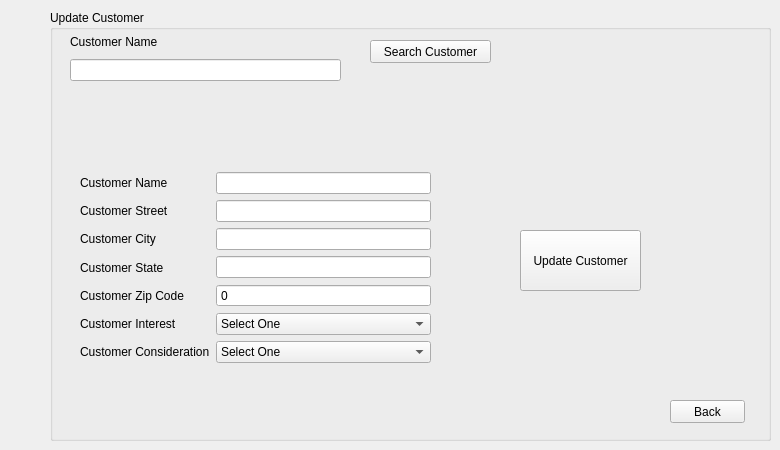
    <widget class="QWidget" name="UpdateCustomer">
     <widget class="QGroupBox" name="groupBox_3">
      <property name="geometry">
       <rect>
        <x>50</x>
        <y>10</y>
        <width>721</width>
        <height>431</height>
       </rect>
      </property>
      <property name="title">
       <string>Update Customer</string>
      </property>
      <widget class="QPushButton" name="searchCustomerToUpdate">
       <property name="geometry">
        <rect>
         <x>320</x>
         <y>30</y>
         <width>121</width>
         <height>23</height>
        </rect>
       </property>
       <property name="text">
        <string>Search Customer</string>
       </property>
      </widget>
      <widget class="QWidget" name="verticalLayoutWidget_3">
       <property name="geometry">
        <rect>
         <x>20</x>
         <y>20</y>
         <width>271</width>
         <height>51</height>
        </rect>
       </property>
       <layout class="QVBoxLayout" name="verticalLayout_3">
        <item>
         <widget class="QLabel" name="updateCustomerLabel_2">
          <property name="text">
           <string>Customer Name</string>
          </property>
         </widget>
        </item>
        <item>
         <widget class="QLineEdit" name="updateCustomer_2"/>
        </item>
       </layout>
      </widget>
      <widget class="QLabel" name="updateCustomerFound">
       <property name="geometry">
        <rect>
         <x>80</x>
         <y>90</y>
         <width>181</width>
         <height>16</height>
        </rect>
       </property>
       <property name="text">
        <string/>
       </property>
      </widget>
      <widget class="QPushButton" name="updateCustomerDatabase">
       <property name="geometry">
        <rect>
         <x>470</x>
         <y>220</y>
         <width>121</width>
         <height>61</height>
        </rect>
       </property>
       <property name="text">
        <string>Update Customer</string>
       </property>
      </widget>
      <widget class="QPushButton" name="updateCustomerBackButton">
       <property name="geometry">
        <rect>
         <x>620</x>
         <y>390</y>
         <width>75</width>
         <height>23</height>
        </rect>
       </property>
       <property name="text">
        <string>Back</string>
       </property>
      </widget>
      <widget class="QWidget" name="layoutWidget">
       <property name="geometry">
        <rect>
         <x>30</x>
         <y>100</y>
         <width>351</width>
         <height>315</height>
        </rect>
       </property>
       <layout class="QGridLayout" name="gridLayout">
        <item row="0" column="0">
         <layout class="QVBoxLayout" name="verticalLayout_6">
          <item>
           <widget class="QLabel" name="label_17">
            <property name="text">
             <string>Customer Name</string>
            </property>
           </widget>
          </item>
          <item>
           <widget class="QLabel" name="label_12">
            <property name="text">
             <string>Customer Street</string>
            </property>
           </widget>
          </item>
          <item>
           <widget class="QLabel" name="label_14">
            <property name="text">
             <string>Customer City</string>
            </property>
           </widget>
          </item>
          <item>
           <widget class="QLabel" name="label_16">
            <property name="text">
             <string>Customer State</string>
            </property>
           </widget>
          </item>
          <item>
           <widget class="QLabel" name="label_18">
            <property name="text">
             <string>Customer Zip Code</string>
            </property>
           </widget>
          </item>
          <item>
           <widget class="QLabel" name="label_13">
            <property name="text">
             <string>Customer Interest</string>
            </property>
           </widget>
          </item>
          <item>
           <widget class="QLabel" name="label_15">
            <property name="text">
             <string>Customer Consideration</string>
            </property>
           </widget>
          </item>
         </layout>
        </item>
        <item row="0" column="1">
         <layout class="QVBoxLayout" name="verticalLayout_5">
          <item>
           <widget class="QLineEdit" name="cName_2"/>
          </item>
          <item>
           <widget class="QLineEdit" name="cStreet_2"/>
          </item>
          <item>
           <widget class="QLineEdit" name="cCity_2"/>
          </item>
          <item>
           <widget class="QLineEdit" name="cState_2"/>
          </item>
          <item>
           <widget class="QSpinBox" name="cZipCode_2">
            <property name="buttonSymbols">
             <enum>QAbstractSpinBox::NoButtons</enum>
            </property>
            <property name="maximum">
             <number>999999</number>
            </property>
           </widget>
          </item>
          <item>
           <widget class="QComboBox" name="InterestComboBox_2">
            <item>
             <property name="text">
              <string>Select One</string>
             </property>
            </item>
            <item>
             <property name="text">
              <string>Not Interested</string>
             </property>
            </item>
            <item>
             <property name="text">
              <string>Somewhat Interested</string>
             </property>
            </item>
            <item>
             <property name="text">
              <string>Very Interested</string>
             </property>
            </item>
           </widget>
          </item>
          <item>
           <widget class="QComboBox" name="considerationComboBox_2">
            <item>
             <property name="text">
              <string>Select One</string>
             </property>
            </item>
            <item>
             <property name="text">
              <string>Key</string>
             </property>
            </item>
            <item>
             <property name="text">
              <string>Nice to Have</string>
             </property>
            </item>
           </widget>
          </item>
         </layout>
        </item>
       </layout>
      </widget>
      <widget class="QLabel" name="UpdateMessage">
       <property name="geometry">
        <rect>
         <x>470</x>
         <y>320</y>
         <width>171</width>
         <height>31</height>
        </rect>
       </property>
       <property name="text">
        <string/>
       </property>
      </widget>
      <zorder>layoutWidget</zorder>
      <zorder>searchCustomerToUpdate</zorder>
      <zorder>verticalLayoutWidget_3</zorder>
      <zorder>updateCustomerFound</zorder>
      <zorder>updateCustomerDatabase</zorder>
      <zorder>updateCustomerBackButton</zorder>
      <zorder>UpdateMessage</zorder>
     </widget>
    </widget>
